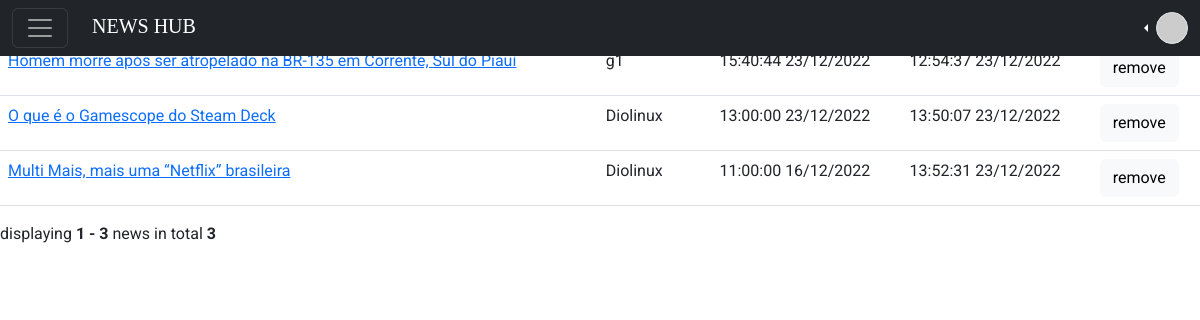
/save/list (signed in), run on an earlier commit of the app's database.
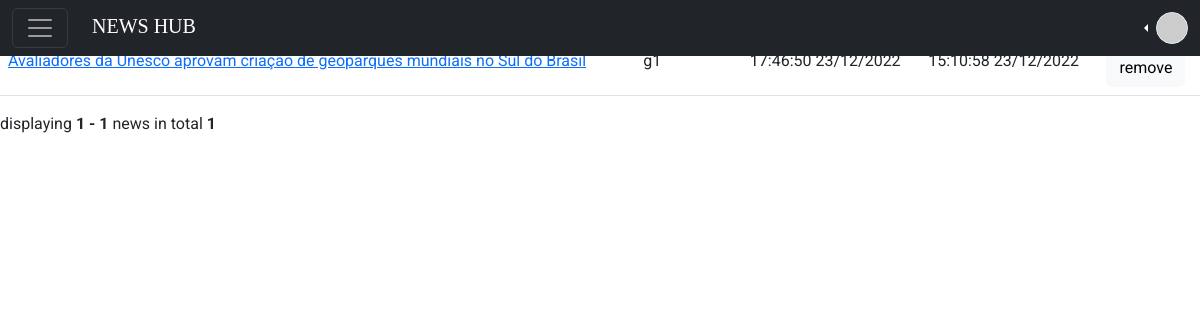
And on a later commit of the database.
### app/models/News.py (models this page shows, shortened)
class News(db.Model):
    __tablename__ = 'news'
    id = db.Column(db.Integer, primary_key=True)
    title = db.Column(db.String, nullable=False)
    url = db.Column(db.String, nullable=False)
    post_date = db.Column(db.DateTime, nullable=False)
    feed_id = db.Column(db.Integer, db.ForeignKey('feeds.id'))
    feed = db.relationship('Feed', foreign_keys=feed_id)

### app/models/Feed.py (models this page shows, shortened)
class Feed(db.Model):
    __tablename__ = 'feeds'
    id = db.Column(db.Integer, primary_key=True)
    portalname = db.Column(db.String, nullable=False)
    url = db.Column(db.String, nullable=False)
    description = db.Column(db.String)
    update_date = db.Column(db.DateTime, nullable=False)

### app/models/Save.py (models this page shows, shortened)
class Save(db.Model):
    __tablename__ = 'saved'
    id = db.Column(db.Integer, primary_key=True)
    save_date = db.Column(db.DateTime, nullable=False)
    user_id = db.Column(db.Integer, db.ForeignKey('users.id'))
    news_id = db.Column(db.Integer, db.ForeignKey('news.id'))
    user = db.relationship('User', foreign_keys=user_id)
    news = db.relationship('News', foreign_keys=news_id)

### app/controllers/save.py (the view)
@app.route('/save/list')
def list_save():
    smtm = db.select(News, Save).join(Save.news).join(News.feed).where(Save.user_id == current_user.id)
    news = db.session.execute(smtm).all()
    length = len(news)
    search = False
    q = request.args.get('q')
    if q:
        search = True
    page = request.args.get(get_page_parameter(), type=int, default=1)
    last_page = length // PER_PAGE + 1
    if page > last_page:
        return apology('Not Found', 404)
    i = (page-1)*PER_PAGE
    news = news[i:i+PER_PAGE]
    pagination = Pagination(page=page, total=length, search=search, record_name='news', per_page=PER_PAGE)
    return render_template('save_list.html', news=news, pagination=pagination)

### app/models/User.py (called while the page is built)
    @login_manager.user_loader
    def load_user(username):
        return User.query.get(username)

### app/templates/save_list.html (shortened to what this page needs)
{% extends "layout.html" %}
{% block main %}
<table class="table">
    <thead>
        <tr>
            <th scope="col">Title</th>
            <th scope="col">Portalname</th>
            <th scope="col">Post Date</th>
            <th scope="col">Save Date</th>
        </tr>
    </thead>
    <tbody>
        {% for item in news %}
            <tr>
                <td><a href="{{ item[0].url }}" target="_blank">{{ item[0].title }}</a></td>
                <td>{{ item[0].feed.portalname }}</td>
                <td>{{ item[0].post_date.strftime("%H:%M:%S %d/%m/%Y") }}</td>
                <td>{{ item[1].save_date.strftime("%H:%M:%S %d/%m/%Y") }}</td>
                <td><a class="btn btn-light"
                    href="/save/remove/{{ item[0].id }}">remove</a>
            </td>
            </tr>
        {% endfor %}
    </tbody>
</table>
{{ pagination.info }}
{% endblock %}

What changed in the data, as far as the page shows it:
no longer on this page (row unchanged): News: title "Homem morre após ser atropelado na BR-135 em Corrente, Sul do Piauí", portalname "g1", post_date "15:40:44 23/12/2022", save_date "12:54:37 23/12/2022"
no longer on this page (row unchanged): News: title "O que é o Gamescope do Steam Deck", portalname "Diolinux", post_date "13:00:00 23/12/2022", save_date "13:50:07 23/12/2022"
no longer on this page (row unchanged): News: title "Multi Mais, mais uma “Netflix” brasileira", portalname "Diolinux", post_date "11:00:00 16/12/2022", save_date "13:52:31 23/12/2022"
added News: title "Avaliadores da Unesco aprovam criação de geoparques mundiais no Sul do Brasil", portalname "g1", post_date "17:46:50 23/12/2022", save_date "15:10:58 23/12/2022"
Also different on the page:
{{ pagination.info }}: "displaying 1 - 3 news in total 3" → "displaying 1 - 1 news in total 1"
